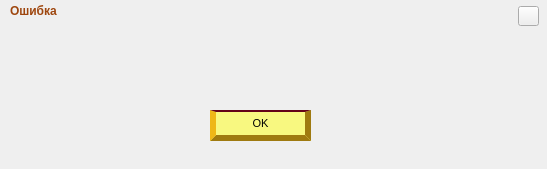
<?xml version="1.0" encoding="UTF-8"?>
<ui version="4.0">
 <class>dlgLongErr</class>
 <widget class="QDialog" name="dlgLongErr">
  <property name="geometry">
   <rect>
    <x>0</x>
    <y>0</y>
    <width>547</width>
    <height>169</height>
   </rect>
  </property>
  <property name="windowTitle">
   <string>Dialog</string>
  </property>
  <property name="styleSheet">
   <string notr="true">QDialog {
    border-image: url(&quot;:/images/err.png&quot;) 0 0 0 0;
	}
</string>
  </property>
  <widget class="QLabel" name="label">
   <property name="geometry">
    <rect>
     <x>13</x>
     <y>60</y>
     <width>41</width>
     <height>40</height>
    </rect>
   </property>
   <property name="styleSheet">
    <string notr="true">QLabel
{
 border-image: url(&quot;:/images/err_.png&quot;) 0 0 0 0;
}</string>
   </property>
   <property name="text">
    <string/>
   </property>
  </widget>
  <widget class="QPushButton" name="btnOk">
   <property name="geometry">
    <rect>
     <x>210</x>
     <y>110</y>
     <width>101</width>
     <height>31</height>
    </rect>
   </property>
   <property name="font">
    <font>
     <pointsize>8</pointsize>
    </font>
   </property>
   <property name="styleSheet">
    <string notr="true">QPushButton {
     background-color: rgb(248, 248, 128);

    border-top: 2px solid rgb(100, 2, 24);
  border-right: 6px outset rgb(159, 122, 16);
  border-bottom: 6px outset rgb(159, 122, 16);
  border-left: 6px outset rgb(159, 122, 16);

 }

 QPushButton:hover {
background-color: rgb(248, 238, 0);
  border-right: 6px outset rgb(200, 122, 16);
  border-bottom: 6px outset rgb(200, 122, 16);
  border-left: 6px outset rgb(200, 122, 16);
}</string>
   </property>
   <property name="text">
    <string>ОK</string>
   </property>
  </widget>
  <widget class="QLabel" name="lblErrMsg">
   <property name="geometry">
    <rect>
     <x>70</x>
     <y>60</y>
     <width>471</width>
     <height>41</height>
    </rect>
   </property>
   <property name="font">
    <font>
     <pointsize>9</pointsize>
    </font>
   </property>
   <property name="styleSheet">
    <string notr="true">QLable{
width: 112px;
height: 20px; }</string>
   </property>
   <property name="text">
    <string/>
   </property>
   <property name="textFormat">
    <enum>Qt::AutoText</enum>
   </property>
  </widget>
  <widget class="QPushButton" name="btnClose">
   <property name="geometry">
    <rect>
     <x>518</x>
     <y>6</y>
     <width>21</width>
     <height>20</height>
    </rect>
   </property>
   <property name="styleSheet">
    <string notr="true">QPushButton {
     background:url(&quot;:/images/close.png&quot;);
  }

 QPushButton:hover {
 background-image:url(&quot;:/images/close1.png&quot;);
}
</string>
   </property>
   <property name="text">
    <string/>
   </property>
  </widget>
  <widget class="QLabel" name="label_2">
   <property name="geometry">
    <rect>
     <x>10</x>
     <y>3</y>
     <width>111</width>
     <height>16</height>
    </rect>
   </property>
   <property name="font">
    <font>
     <pointsize>9</pointsize>
     <weight>75</weight>
     <bold>true</bold>
    </font>
   </property>
   <property name="styleSheet">
    <string notr="true">QLabel {
color: rgb(158, 70, 14);
}</string>
   </property>
   <property name="text">
    <string>Ошибка</string>
   </property>
   <property name="textFormat">
    <enum>Qt::AutoText</enum>
   </property>
  </widget>
 </widget>
 <resources/>
 <connections/>
</ui>
